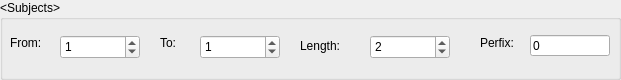
    <widget class="QGroupBox" name="groupBox">
     <property name="geometry">
      <rect>
       <x>20</x>
       <y>10</y>
       <width>621</width>
       <height>80</height>
      </rect>
     </property>
     <property name="title">
      <string>&lt;Subjects&gt;</string>
     </property>
     <widget class="QLabel" name="label_2">
      <property name="geometry">
       <rect>
        <x>10</x>
        <y>35</y>
        <width>60</width>
        <height>16</height>
       </rect>
      </property>
      <property name="text">
       <string>From:</string>
      </property>
     </widget>
     <widget class="QLabel" name="label_3">
      <property name="geometry">
       <rect>
        <x>300</x>
        <y>35</y>
        <width>60</width>
        <height>21</height>
       </rect>
      </property>
      <property name="text">
       <string>Length:</string>
      </property>
     </widget>
     <widget class="QLabel" name="label_4">
      <property name="geometry">
       <rect>
        <x>480</x>
        <y>35</y>
        <width>60</width>
        <height>16</height>
       </rect>
      </property>
      <property name="text">
       <string>Perfix:</string>
      </property>
     </widget>
     <widget class="QLineEdit" name="txtSubPer">
      <property name="geometry">
       <rect>
        <x>530</x>
        <y>35</y>
        <width>80</width>
        <height>21</height>
       </rect>
      </property>
      <property name="toolTip">
       <string>&lt;html&gt;&lt;head/&gt;&lt;body&gt;&lt;p&gt;&lt;span style=&quot; font-size:18pt; color:#0000ff;&quot;&gt;SubPer: content of subject counter, e.g. SubPer = 0 -&amp;gt; sub-001 OR SubPer = A -&amp;gt; sub-AA1&lt;/span&gt;&lt;/p&gt;&lt;/body&gt;&lt;/html&gt;</string>
      </property>
      <property name="text">
       <string>0</string>
      </property>
     </widget>
     <widget class="QSpinBox" name="txtSubLen">
      <property name="geometry">
       <rect>
        <x>370</x>
        <y>35</y>
        <width>80</width>
        <height>24</height>
       </rect>
      </property>
      <property name="toolTip">
       <string>&lt;html&gt;&lt;head/&gt;&lt;body&gt;&lt;p&gt;&lt;span style=&quot; font-size:18pt; color:#0000ff;&quot;&gt;SubLen: the length of subject counter, e.g. SubLen=3 -&amp;gt; output sub-001, sub-002&lt;/span&gt;&lt;/p&gt;&lt;p&gt;&lt;span style=&quot; font-size:18pt; color:#0000ff;&quot;&gt;SubLen &amp;gt; 1&lt;/span&gt;&lt;/p&gt;&lt;/body&gt;&lt;/html&gt;</string>
      </property>
      <property name="minimum">
       <number>1</number>
      </property>
      <property name="maximum">
       <number>999999999</number>
      </property>
      <property name="singleStep">
       <number>1</number>
      </property>
      <property name="value">
       <number>2</number>
      </property>
     </widget>
     <widget class="QSpinBox" name="txtSubFrom">
      <property name="geometry">
       <rect>
        <x>60</x>
        <y>35</y>
        <width>80</width>
        <height>24</height>
       </rect>
      </property>
      <property name="toolTip">
       <string>&lt;html&gt;&lt;head/&gt;&lt;body&gt;&lt;p&gt;&lt;span style=&quot; font-size:18pt; color:#0000ff;&quot;&gt;SubFrom: subject counter will be started from this number&lt;/span&gt;&lt;/p&gt;&lt;p&gt;&lt;span style=&quot; font-size:18pt; color:#0000ff;&quot;&gt;SubForm &amp;gt; 0 &amp;amp;&amp;amp; SubFrom &amp;lt;= SubTo&lt;/span&gt;&lt;/p&gt;&lt;/body&gt;&lt;/html&gt;</string>
      </property>
      <property name="maximum">
       <number>999999999</number>
      </property>
      <property name="value">
       <number>1</number>
      </property>
     </widget>
     <widget class="QSpinBox" name="txtSubTo">
      <property name="geometry">
       <rect>
        <x>200</x>
        <y>35</y>
        <width>80</width>
        <height>24</height>
       </rect>
      </property>
      <property name="toolTip">
       <string>&lt;html&gt;&lt;head/&gt;&lt;body&gt;&lt;p&gt;&lt;span style=&quot; font-size:18pt; color:#0000ff;&quot;&gt;SubFrom: subject counter will be ended from this number&lt;/span&gt;&lt;/p&gt;&lt;p&gt;&lt;span style=&quot; font-size:18pt; color:#0000ff;&quot;&gt;SubTo &amp;gt; 0 &amp;amp;&amp;amp; SubFrom &amp;lt;= SubTo&lt;/span&gt;&lt;/p&gt;&lt;/body&gt;&lt;/html&gt;</string>
      </property>
      <property name="maximum">
       <number>999999999</number>
      </property>
      <property name="value">
       <number>1</number>
      </property>
     </widget>
     <widget class="QLabel" name="label_7">
      <property name="geometry">
       <rect>
        <x>160</x>
        <y>35</y>
        <width>60</width>
        <height>16</height>
       </rect>
      </property>
      <property name="text">
       <string>To:</string>
      </property>
     </widget>
    </widget>
